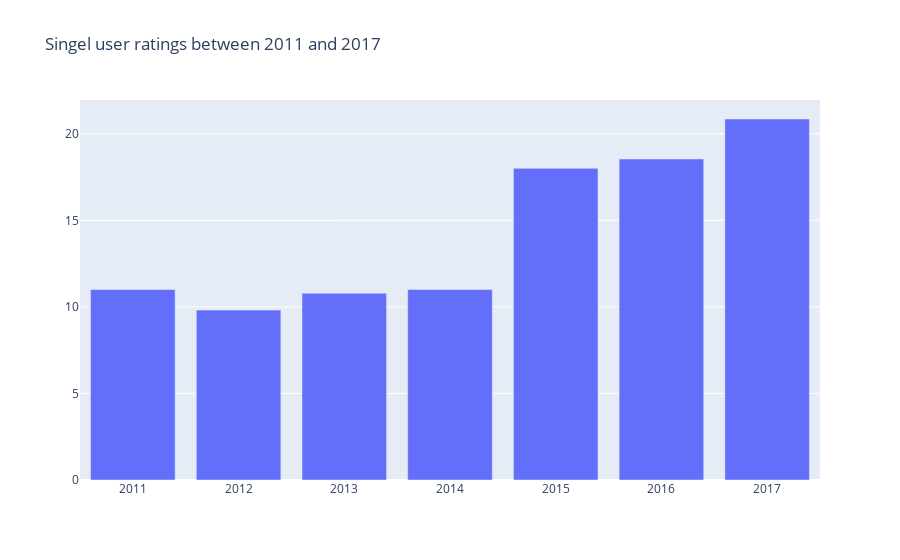

The notebook cell saved with this chart:
### Code cell
fig = go.Figure(data=[
    go.Bar(name='Ratings from users who rated only one movie', x=single_user_ratings_binned_in_years_reduced['year'], y=single_user_ratings_binned_in_years_reduced['rating_amount'])
    ])

fig.update_xaxes(tickvals=single_user_ratings_binned_in_years_reduced['year'])
    
fig.update_layout(title_text=f'Singel user ratings between 2011 and 2017')
fig.update_layout(barmode='group')  
fig.show()

### Figure 1 — Plotly figure (JSON) as saved in the notebook; plotly's stock layout.template omitted (floating-point values rounded to 4 significant figures)
{"data": [{"name": "Ratings from users who rated only one movie", "type": "bar", "x": [2017, 2016, 2015, 2014, 2011, 2013, 2012], "y": [20.85, 18.54, 18.0, 11.0, 11.0, 10.79, 9.812]}], "layout": {"barmode": "group", "title": {"text": "Singel user ratings between 2011 and 2017"}, "xaxis": {"tickvals": [2017, 2016, 2015, 2014, 2011, 2013, 2012]}}}
